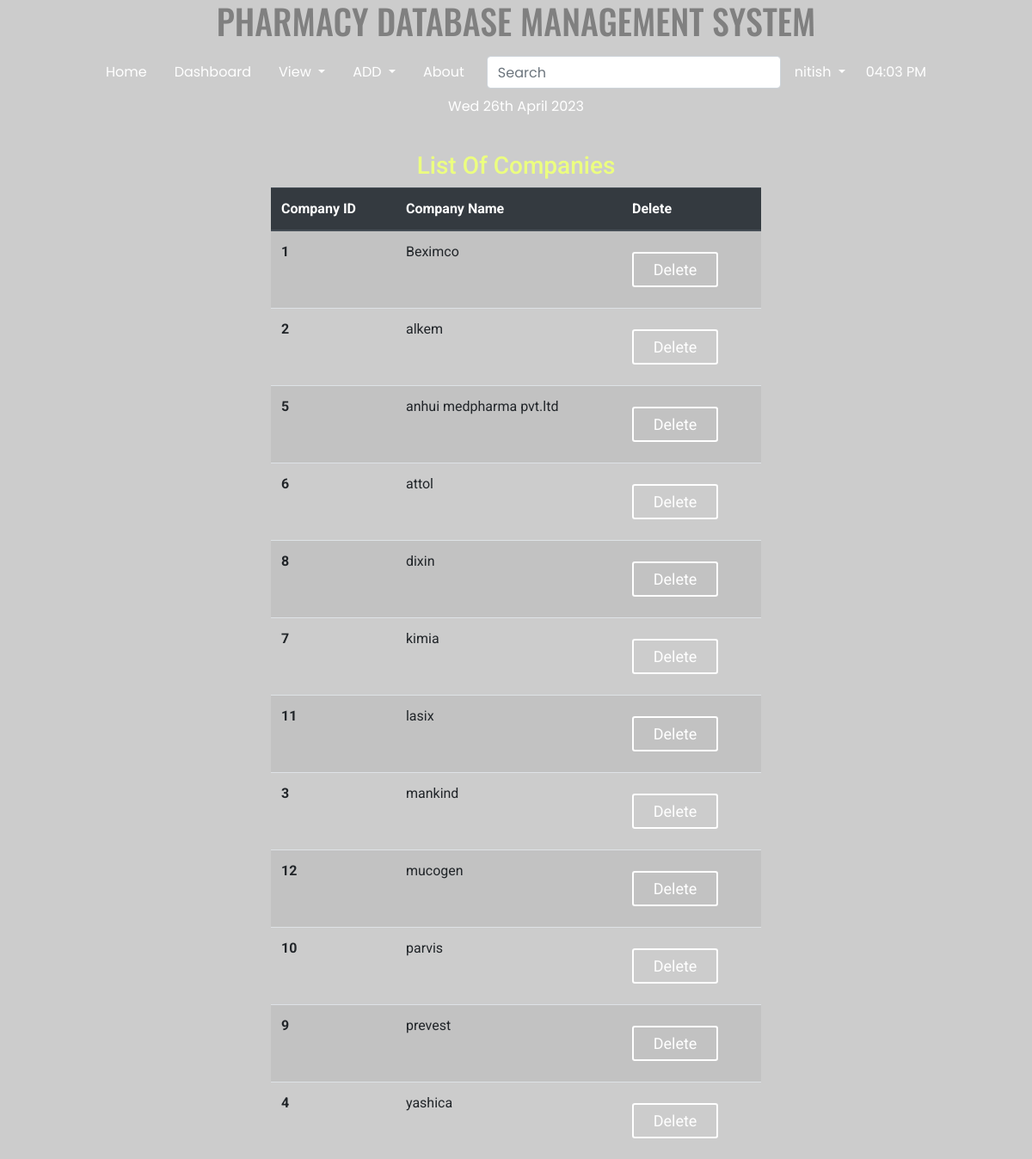
Page /company/ (signed in) on the committed database.
### home/models.py (models this page shows, shortened)
class Company(models.Model):
    name = models.CharField(max_length=200)

### home/views.py (the view)
# urls.py: path('company/', CompanyListView.as_view(), name='company-list'),
class CompanyListView(generic.ListView):
    model = Company
    template_name = 'home/company_list.html'
    context_object_name = 'company'
    queryset = Company.objects.all().order_by('name')

### templates/home/company_list.html (shortened to what this page needs)
{% extends 'basic.html' %}
{% block body %}
{% load static %}
{% load crispy_forms_tags %}
{% if user.is_authenticated %}
<div class="col-md-6 offset-md-3">
 <h3 class="text-center">List Of Companies</h3>
<table class="table table-striped">
  <thead class="thead-dark">
    <tr>
      <th scope="col">Company ID</th>
      <th scope="col">Company Name</th>
      <th scope="col">Delete</th>
    </tr>
  </thead>
  <tbody>
  {% for p in company %}
    <tr>
      <th scope="row">{{p.id}}</th>
      <td>{{p.name}}</td>
      <td>
        <form action="{% url 'home:delete_comp' p.id %}" method="post">
          <input type="submit" class="btn btn-primary btn-sm" value="Delete">
        </form>
      </td>
    </tr>
    {% endfor %}
  </tbody>
</table>
</div>
<body style="
      width: 100%;
    height: 100vh;
    background: linear-gradient(rgba(0, 0, 0, 0.2), rgba(0, 0, 0, 0.2)), url('/static/images/bg2.jpg');
    background-size: cover;
    font-family: 'Roboto', sans-serif;
    ">
{% else %}
<h2>Please Log in to Create a Post</h2>
{% endif %}
{% endblock body %}

### templates/basic.html (shortened to what this page needs)
<!DOCTYPE html>
<html lang="en">
<head>
    <link rel="stylesheet" href="https://stackpath.bootstrapcdn.com/bootstrap/4.2.1/css/bootstrap.min.css"
 />
    {% load static %}
    <link href="{% static 'css/style.css'  %}" rel="stylesheet" />
</head>
    <h1 class="text-center" style="color: grey; font-family: 'Oswald', sans-serif;"> PHARMACY DATABASE MANAGEMENT SYSTEM</h1>
    <nav class="navbar navbar-expand-lg navbar-light" style="background: none; color: grey; text-color: grey; font-family: 'Poppins', sans-serif;">
        <div class="collapse navbar-collapse" id="navbarSupportedContent">
            <ul class="nav justify-content-center">
                <li class="nav-item {% block blogactive %} {% endblock blogactive %}">
                    <a class="nav-link" href="/">Home</a>
                </li>
                <li class="nav-item">
                    <a class="nav-link" href="/dashboard/">Dashboard</a>
                </li>
                <li class="nav-item dropdown">
                    <a class="nav-link dropdown-toggle" href="#" id="navbarDropdown" role="button"
                        data-toggle="dropdown" aria-haspopup="true" aria-expanded="false">
                        View
                    </a>
                </li>
                <li class="nav-item dropdown">
                    <a class="nav-link dropdown-toggle" href="#" id="navbarDropdown" role="button"
                        data-toggle="dropdown" aria-haspopup="true" aria-expanded="false">
                        ADD
                    </a>
                </li>
                <li class="nav-item {% block aboutactive %} {% endblock aboutactive %}">
                    <a class="nav-link" href="/about/">About</a>
                </li>
                {% if user.is_authenticated %}
                <ul class="navbar-nav">
                    <form method="post" action="/search/" class="form-inline my-2 my-lg-0">
                        <li>
                            <input class="form-control mr-sm-2" style="color: #26f1fb" type="search"
                                placeholder="Search" aria-label="Search" name="q" id="q" />
                        </li>
                    </form>
                    <li class="nav-item dropdown">
                        <a class="nav-link dropdown-toggle" href="#" id="navbarDropdown" role="button"
                            data-toggle="dropdown" aria-haspopup="true" aria-expanded="false">
                            {{request.user}}
                        </a>
                    </li>
                </ul>
                {% else %}
                <li class="nav-item {% block login %} {% endblock login %}">
                    <a class="nav-link" href="{% url 'home:login' %}">Login</a>
                </li>
                {% endif %}
                <li class="nav-item">
                    <a class="nav-link" href="">{% now "h:i A" as current_time %} {{ current_time|center:"150" }}</a>
                </li>
                <li class="nav-item">
                    <a class="nav-link" href="">{% now "D jS F Y" %}</a>
                </li>
            </ul>
        </div>
    </nav>
    <br />
    {% block body %} {% endblock %} {% block js %} {% endblock %}
</body>
</html>

### static/css/style.css (style rules this page uses)
body { margin: 0; padding: 0; font-family: sens-serif; height: 100vh; }
.nav, .collapse { width: 100%; }
.navbar .nav .nav-item .nav-link:link, .navbar .nav .nav-item .nav-link:visited { color: #fff; text-align: center; }
* { padding: 0; margin: 0; border-radius: border-box; }
input { width: 100%; border: none; outline: none; background: none; color: white; float: left; margin: 0 10px; font-size: 18px; }
.btn { width: 100px; background: none; border: 2px solid #fff; color: white; padding: 5px; font-size: 18px; cursor: pointer; margin: 12px 0; }
.col-md-6, .col-md-7, .col-md-8, .col-md-9, .col-md-10 { background: none; color: white; }
h1, h2, h3, h4, h5, h6 { background: none; color: rgb(236, 255, 127); }

### rows in the picture
Company: id "1", name "Beximco"
Company: id "2", name "alkem"
Company: id "5", name "anhui medpharma pvt.ltd"
Company: id "6", name "attol"
Company: id "8", name "dixin"
Company: id "7", name "kimia"
Company: id "11", name "lasix"
Company: id "3", name "mankind"
Company: id "12", name "mucogen"
Company: id "10", name "parvis"
Company: id "9", name "prevest"
Company: id "4", name "yashica"

### other values in the picture
{{ request.user }} "nitish"
{{ current_time|center:"150" }} "04:03 PM"
